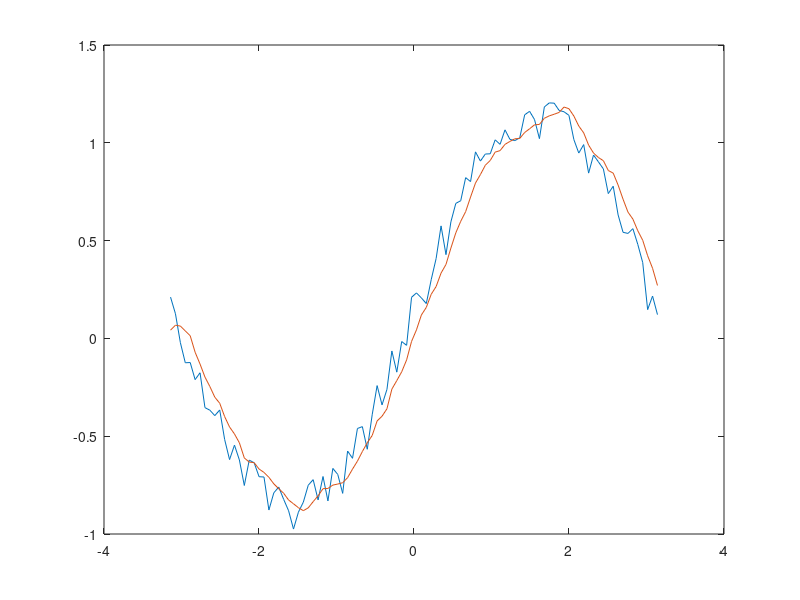

MATLAB code to generate this figure: (Note: this script raises an error after producing the figure.)
%=============================================================================
% Copyright (c) 2016-present Allan CORNET (Nelson)
%=============================================================================
% This file is part of Nelson.
%=============================================================================
% LICENCE_BLOCK_BEGIN
% SPDX-License-Identifier: LGPL-3.0-or-later
% LICENCE_BLOCK_END
%=============================================================================
% <--ADV-CLI MODE-->
%=============================================================================
f = figure();
rng default
t = linspace(-pi,pi,100);
X = sin(t) + (0.25 * rand(size(t)));
windowSize = 5; 
b = (1/windowSize)*ones(1,windowSize);
a = 1;
y = filter(b, a, X);
plot(t, X)
hold on
plot(t, y)
legend(_('Input Data'), _('Filtered Data'));
